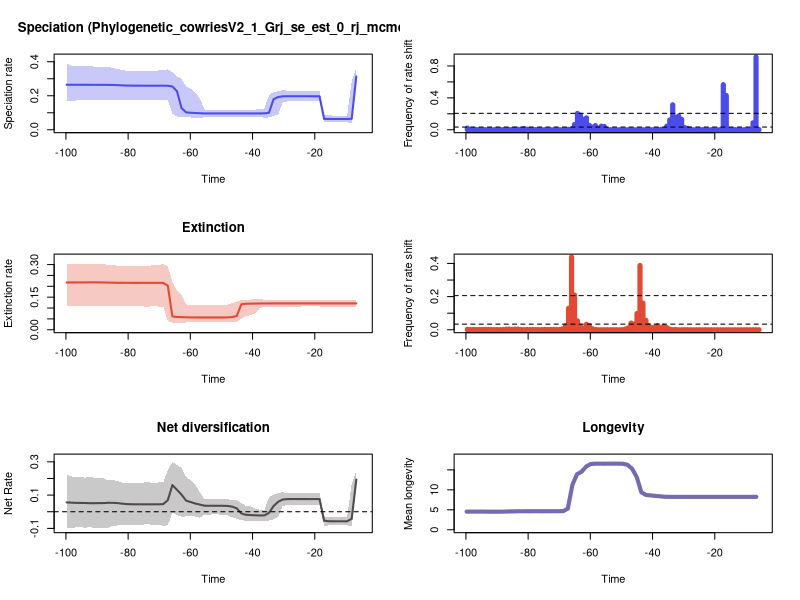

Recreate this plot in R.


pdf(file='/Users/max/Desktop/Phylogenetic_cowries/pyrate_mcmc_logs/pyrate_mcmc_logs/t100-5RTT_plots.pdf',width=10, height=15)
par(mfrow=c(3,2))
library(scales)

time=c(-6.65045317396705, -8.12833165707084,-9.606210140174628,-11.084088623278417,-12.561967106382205,-14.039845589485994,-15.517724072589784,-16.995602555693576,-18.473481038797363,-19.951359521901153,-21.42923800500494,-22.90711648810873,-24.38499497121252,-25.862873454316308,-27.340751937420098,-28.818630420523885,-30.296508903627675,-31.774387386731465,-33.25226586983525,-34.73014435293904,-36.20802283604283,-37.685901319146616,-39.1637798022504,-40.6416582853542,-42.119536768457984,-43.59741525156177,-45.075293734665564,-46.55317221776935,-48.03105070087314,-49.50892918397693,-50.98680766708072,-52.464686150184505,-53.9425646332883,-55.420443116392086,-56.89832159949587,-58.37620008259966,-59.85407856570345,-61.33195704880724,-62.80983553191103,-64.28771401501483,-65.76559249811862,-67.2434709812224,-68.7213494643262,-70.19922794742999,-71.67710643053377,-73.15498491363756,-74.63286339674134,-76.11074187984514,-77.58862036294893,-79.06649884605271,-80.5443773291565,-82.0222558122603,-83.50013429536408,-84.97801277846787,-86.45589126157167,-87.93376974467544,-89.41164822777924,-90.88952671088303,-92.36740519398681,-93.8452836770906,-95.3231621601944,-96.80104064329818,-98.27891912640197,-99.75679760950577)
rate=c(0.3136387638548145, 0.06461347601292769,0.06355343706510039,0.06355477370490645,0.0635593230318714,0.0635953804307049,0.0636400250964475,0.06401999925024693,0.1970689190900307,0.19708881778444276,0.19708881778444276,0.19710428400318897,0.1971267508777994,0.19717440108120474,0.19719130523070716,0.19715019127641367,0.19658024119720144,0.1927757073025178,0.17963508020731722,0.09987066971520017,0.09656610525955017,0.09614277973941493,0.09604057600566757,0.09602014423774974,0.09600868682238312,0.09601523038661802,0.09601523038661802,0.09600868682238312,0.09600656688762449,0.095998255500142,0.095998255500142,0.09599554315417297,0.095998255500142,0.09604057600566757,0.0973703128234188,0.09853224503385194,0.10021317302021336,0.10211128437728137,0.12680719769241722,0.22623134877191944,0.2545032266304669,0.2587707768934712,0.2592047663907274,0.25924937853670776,0.2592456544686849,0.2592456544686849,0.25926061936571154,0.25930564574748527,0.2593616649801401,0.25967013506050074,0.26018171456236583,0.2612452067661279,0.2625322279412384,0.26359535903400594,0.2640456311884284,0.26424565040737186,0.2643248537913069,0.2643964013146438,0.26444817176787455,0.2644925416360012,0.264502459114328,0.2645615794992655,0.2646677282588408,0.2648781031850882)
minHPD=c(0.2653850077190521, 0.037176182683436525,0.04507256281591538,0.04507256281591538,0.04514666081791613,0.04516407696130235,0.045640744991027445,0.04330756630510344,0.16702175253824586,0.16697449811253304,0.16697449811253304,0.16697449811253304,0.16691513147505715,0.1672181880269817,0.1670710053495969,0.16697449811253304,0.16199481476850378,0.08946928351820267,0.08097153472726992,0.07231709462264233,0.07140397606044434,0.07370052188170731,0.07414969466450738,0.07415933214275959,0.07414969466450738,0.07384964319438124,0.07387372228204032,0.07384964319438124,0.07387372228204032,0.07387372228204032,0.07374634772577869,0.07374634772577869,0.07414969466450738,0.07373322378324973,0.06720024219461007,0.07086811289197414,0.07220735216477008,0.07220735216477008,0.07773636998605248,0.07803804306443561,0.09568387176735968,0.17809965460011623,0.17682080391882346,0.17682080391882346,0.17580002571663764,0.1761365606088876,0.17627384403831423,0.17682080391882346,0.17682080391882346,0.17762179577530188,0.17682080391882346,0.17682080391882346,0.17682080391882346,0.1764589640188057,0.1778882025174919,0.1764589640188057,0.17682080391882346,0.1761365606088876,0.1778882025174919,0.17682080391882346,0.17515838076299714,0.17236901802246007,0.16965724933429194,0.1721823203882387)
maxHPD=c(0.3620524040359775, 0.286628709244958,0.08374868841371295,0.0837224570149328,0.0837224570149328,0.0837224570149328,0.08444275402514478,0.08858452585162323,0.22867601673207846,0.2282313261072289,0.2282313261072289,0.2282313261072289,0.22824370870746713,0.22867601673207846,0.22863359792589827,0.22944659350055427,0.23482371049579887,0.2265422063963767,0.2213874170504432,0.20320677660839234,0.12343302554225867,0.11988097629426162,0.119133847691277,0.1190802797820839,0.11903298543866415,0.11871241251502715,0.11871241251502715,0.11864783125988634,0.11871241251502715,0.11871241251502715,0.11864783125988634,0.11864783125988634,0.119133847691277,0.1192193480336202,0.1822350281920281,0.2199025263615992,0.2413946933021552,0.25460758762916247,0.2979344408787496,0.3137832032771485,0.3387669188582215,0.3561760710243311,0.348972063064157,0.3486819618527091,0.3473616856711023,0.3474334827382414,0.3474334827382414,0.3474334827382414,0.34730265234183244,0.3473616856711023,0.34673266415000964,0.3514244710757491,0.35768904435633214,0.36384751801874865,0.3695750789537414,0.36982152529434426,0.37095237754963284,0.37095237754963284,0.37402026622143947,0.37402026622143947,0.37485599814134374,0.37402026622143947,0.37698746743612876,0.38888066256710674)
remove_na = !is.na(rate)
time = time[remove_na]
plot(time,time,type = 'n', ylim = c(0, 0.42776872882381745), xlim = c(-100.0,-5.3), ylab = 'Speciation rate', xlab = 'Time',main='Speciation (Phylogenetic_cowriesV2_1_Grj_se_est_0_rj_mcmc)' )
polygon(c(time, rev(time)), c(maxHPD[remove_na], rev(minHPD[remove_na])), col = alpha('#4c4cec',0.3), border = NA)
lines(time,rate[remove_na], col = '#4c4cec', lwd=2)
mids=c(-5.778282828282828, -6.734848484848485,-7.691414141414142,-8.647979797979797,-9.604545454545455,-10.56111111111111,-11.517676767676768,-12.474242424242423,-13.430808080808081,-14.387373737373736,-15.343939393939394,-16.300505050505052,-17.257070707070707,-18.213636363636365,-19.17020202020202,-20.126767676767678,-21.083333333333336,-22.03989898989899,-22.99646464646465,-23.953030303030303,-24.90959595959596,-25.866161616161616,-26.822727272727274,-27.779292929292932,-28.735858585858587,-29.692424242424245,-30.6489898989899,-31.605555555555554,-32.56212121212121,-33.51868686868687,-34.47525252525252,-35.43181818181818,-36.38838383838384,-37.344949494949496,-38.30151515151515,-39.258080808080805,-40.214646464646464,-41.17121212121212,-42.12777777777777,-43.08434343434343,-44.04090909090909,-44.99747474747475,-45.954040404040406,-46.91060606060606,-47.867171717171715,-48.82373737373737,-49.78030303030303,-50.73686868686869,-51.69343434343434,-52.65,-53.60656565656566,-54.563131313131315,-55.519696969696966,-56.476262626262624,-57.43282828282828,-58.38939393939394,-59.3459595959596,-60.30252525252525,-61.25909090909091,-62.215656565656566,-63.172222222222224,-64.12878787878788,-65.08535353535353,-66.04191919191919,-66.99848484848485,-67.95505050505051,-68.91161616161617,-69.86818181818182,-70.82474747474747,-71.78131313131313,-72.73787878787878,-73.69444444444444,-74.6510101010101,-75.60757575757576,-76.56414141414142,-77.52070707070708,-78.47727272727273,-79.43383838383838,-80.39040404040404,-81.3469696969697,-82.30353535353535,-83.26010101010101,-84.21666666666667,-85.17323232323233,-86.12979797979798,-87.08636363636364,-88.04292929292929,-88.99949494949495,-89.9560606060606,-90.91262626262626,-91.86919191919192,-92.82575757575758,-93.78232323232324,-94.7388888888889,-95.69545454545455,-96.65202020202021,-97.60858585858585,-98.56515151515151,-99.52171717171717)
counts=c(0.002346938775510204, 0.9119387755102041,0.08744897959183673,0.0008163265306122449,0.00010204081632653062,0.0005102040816326531,0.0005102040816326531,0.0011224489795918367,0.0014285714285714286,0.001530612244897959,0.003163265306122449,0.42928571428571427,0.5653061224489796,0.0016326530612244899,0.0003061224489795918,0.00010204081632653062,0.00020408163265306123,0.0003061224489795918,0.0005102040816326531,0.001326530612244898,0.0005102040816326531,0.0003061224489795918,0.0009183673469387755,0.00510204081632653,0.017551020408163264,0.027448979591836734,0.13193877551020408,0.17265306122448978,0.15571428571428572,0.31265306122448977,0.1226530612244898,0.04479591836734694,0.005408163265306122,0.004897959183673469,0.0017346938775510204,0.0008163265306122449,0.0007142857142857143,0.00040816326530612246,0.00020408163265306123,0.0005102040816326531,0.00040816326530612246,0.00020408163265306123,0.00020408163265306123,0.0003061224489795918,0.0003061224489795918,0.00040816326530612246,0.0003061224489795918,0.0005102040816326531,0.00040816326530612246,0.0008163265306122449,0.0012244897959183673,0.003775510204081633,0.04112244897959184,0.044897959183673466,0.021122448979591837,0.05244897959183673,0.03306122448979592,0.05479591836734694,0.14908163265306124,0.13051020408163266,0.1826530612244898,0.20438775510204082,0.06612244897959184,0.00989795918367347,0.005408163265306122,0.001836734693877551,0.001326530612244898,0.0009183673469387755,0.0009183673469387755,0.0008163265306122449,0.0006122448979591836,0.0011224489795918367,0.0006122448979591836,0.0011224489795918367,0.0011224489795918367,0.0020408163265306124,0.0032653061224489797,0.005204081632653061,0.00816326530612245,0.014183673469387755,0.004285714285714286,0.006530612244897959,0.006122448979591836,0.003673469387755102,0.0024489795918367346,0.001530612244897959,0.0017346938775510204,0.0017346938775510204,0.001836734693877551,0.001326530612244898,0.0016326530612244899,0.0014285714285714286,0.0014285714285714286,0.0012244897959183673,0.0019387755102040817,0.002142857142857143,0.003673469387755102,0.003775510204081633,0.020714285714285713)
plot(mids,counts,type = 'h', xlim = c(-100.0,-5.3), ylim=c(0,0.9119387755102041), ylab = 'Frequency of rate shift', xlab = 'Time',lwd=5,col='#4c4cec')
bf2 = 0.03388836258628729
bf6 = 0.2058364133304913
abline(h=bf2, lty=2)
abline(h=bf6, lty=2)

time=c(-6.65045317396705, -8.12833165707084,-9.606210140174628,-11.084088623278417,-12.561967106382205,-14.039845589485994,-15.517724072589784,-16.995602555693576,-18.473481038797363,-19.951359521901153,-21.42923800500494,-22.90711648810873,-24.38499497121252,-25.862873454316308,-27.340751937420098,-28.818630420523885,-30.296508903627675,-31.774387386731465,-33.25226586983525,-34.73014435293904,-36.20802283604283,-37.685901319146616,-39.1637798022504,-40.6416582853542,-42.119536768457984,-43.59741525156177,-45.075293734665564,-46.55317221776935,-48.03105070087314,-49.50892918397693,-50.98680766708072,-52.464686150184505,-53.9425646332883,-55.420443116392086,-56.89832159949587,-58.37620008259966,-59.85407856570345,-61.33195704880724,-62.80983553191103,-64.28771401501483,-65.76559249811862,-67.2434709812224,-68.7213494643262,-70.19922794742999,-71.67710643053377,-73.15498491363756,-74.63286339674134,-76.11074187984514,-77.58862036294893,-79.06649884605271,-80.5443773291565,-82.0222558122603,-83.50013429536408,-84.97801277846787,-86.45589126157167,-87.93376974467544,-89.41164822777924,-90.88952671088303,-92.36740519398681,-93.8452836770906,-95.3231621601944,-96.80104064329818,-98.27891912640197,-99.75679760950577)
rate=c(0.12131501215815028, 0.12131757065987689,0.12132210673050683,0.12133058924252196,0.12133900704708159,0.12133900704708159,0.12133900704708159,0.12133058924252196,0.12132664342456324,0.12131978487590536,0.12131757065987689,0.12131757065987689,0.12132210673050683,0.12132210673050683,0.12132210673050683,0.12132664342456324,0.12132664342456324,0.12132956271238735,0.12133058924252196,0.1213078545862099,0.12119923392135543,0.12079477247650552,0.12050993395939907,0.12012670949868073,0.11968415629871108,0.11747482743352203,0.06347504430457018,0.05851178582776584,0.05699499044724404,0.05661574619392733,0.056599603831836015,0.05659277155716149,0.05661574619392733,0.05664731259313295,0.05663643028081254,0.05663643028081254,0.05671608893899431,0.05722690236841117,0.05830475733788144,0.05881485132171045,0.06164082053472039,0.20310536440248456,0.21549751343255127,0.21595320383477462,0.21589176846051472,0.21598548236876075,0.21595320383477462,0.21586767282868036,0.21580122743613117,0.21589176846051472,0.21602732595460067,0.2160878462024174,0.216164592588528,0.21676327345760882,0.21714040273261398,0.21762921295252152,0.21791490199426963,0.2180527343594526,0.21812965170199242,0.21788858711824066,0.21778039720661285,0.2176314735934055,0.2176314735934055,0.21762000042483082)
minHPD=c(0.10579157940936455, 0.10579157940936455,0.10581070414043038,0.10705602619163411,0.10602324539030604,0.10602324539030604,0.10711081993818014,0.10602324539030604,0.10714461716692252,0.10714461716692252,0.10711081993818014,0.10707825866396951,0.10707825866396951,0.10705602619163411,0.10703234873772892,0.10705602619163411,0.10696446906767143,0.10570411887286497,0.10665034093368894,0.10625547341489681,0.10535778655105062,0.09935565534997236,0.07426677443292365,0.06737228298492454,0.0630626954961162,0.05090516779916329,0.03763485607508948,0.03675058523336978,0.03477429292188579,0.035366828481083086,0.03478038077004118,0.034709048832343,0.035816166982684056,0.03521030556850767,0.034709048832343,0.034709048832343,0.0352652243023501,0.03399946819789421,0.029324758216147318,0.029324758216147318,0.03217956326594882,0.04152382835766935,0.10703643608817989,0.10703643608817989,0.10744884002807935,0.10703643608817989,0.10703643608817989,0.1075054513065623,0.10841592367690354,0.1082068305457166,0.1082068305457166,0.10841592367690354,0.108458794908409,0.10897086988010636,0.10897086988010636,0.10921489447265849,0.10941934278049134,0.1084976286446636,0.108458794908409,0.108458794908409,0.1084976286446636,0.10878674639932137,0.108458794908409,0.10730321316794955)
maxHPD=c(0.13712572387977146, 0.1370914999718241,0.1370914999718241,0.13826337269538796,0.13718746085714656,0.13718746085714656,0.13826337269538796,0.1371610481291231,0.13826337269538796,0.13826337269538796,0.13826337269538796,0.13825920810095546,0.13825920810095546,0.13826337269538796,0.13825920810095546,0.13826337269538796,0.13826337269538796,0.13714916360165225,0.13818969587931249,0.13805214175191283,0.13826337269538796,0.14234986757843504,0.1407951530790742,0.13927001273367254,0.13815932807137687,0.13687154477927152,0.12883656027250617,0.12284731913116272,0.11543662020562351,0.11371164722627448,0.11295753234212362,0.11285213772846492,0.11394483255149526,0.11325993572184699,0.11275121070187849,0.11275121070187849,0.11371164722627448,0.11686771744620705,0.1600731806009359,0.17866529636318174,0.22221353163944743,0.29047277085309037,0.3033237267321608,0.29744670754636865,0.2971260075632328,0.2951729635728637,0.2947073457586709,0.29455577451248266,0.2950629937323745,0.2947073457586709,0.2947073457586709,0.2950158909034587,0.29533772433993444,0.2971133710927919,0.29859694718474067,0.3024024554790094,0.3037640361920203,0.30342807959666324,0.3037640361920203,0.3033237267321608,0.30342807959666324,0.3038372685736861,0.3042536754700095,0.3037640361920203)
remove_na = !is.na(rate)
time = time[remove_na]
plot(time,time,type = 'n', ylim = c(0, 0.33467904301701046), xlim = c(-100.0,-5.3), ylab = 'Extinction rate', xlab = 'Time',main='Extinction' )
polygon(c(time, rev(time)), c(maxHPD[remove_na], rev(minHPD[remove_na])), col = alpha('#e34a33',0.3), border = NA)
lines(time,rate[remove_na], col = '#e34a33', lwd=2)
mids=c(-5.778282828282828, -6.734848484848485,-7.691414141414142,-8.647979797979797,-9.604545454545455,-10.56111111111111,-11.517676767676768,-12.474242424242423,-13.430808080808081,-14.387373737373736,-15.343939393939394,-16.300505050505052,-17.257070707070707,-18.213636363636365,-19.17020202020202,-20.126767676767678,-21.083333333333336,-22.03989898989899,-22.99646464646465,-23.953030303030303,-24.90959595959596,-25.866161616161616,-26.822727272727274,-27.779292929292932,-28.735858585858587,-29.692424242424245,-30.6489898989899,-31.605555555555554,-32.56212121212121,-33.51868686868687,-34.47525252525252,-35.43181818181818,-36.38838383838384,-37.344949494949496,-38.30151515151515,-39.258080808080805,-40.214646464646464,-41.17121212121212,-42.12777777777777,-43.08434343434343,-44.04090909090909,-44.99747474747475,-45.954040404040406,-46.91060606060606,-47.867171717171715,-48.82373737373737,-49.78030303030303,-50.73686868686869,-51.69343434343434,-52.65,-53.60656565656566,-54.563131313131315,-55.519696969696966,-56.476262626262624,-57.43282828282828,-58.38939393939394,-59.3459595959596,-60.30252525252525,-61.25909090909091,-62.215656565656566,-63.172222222222224,-64.12878787878788,-65.08535353535353,-66.04191919191919,-66.99848484848485,-67.95505050505051,-68.91161616161617,-69.86818181818182,-70.82474747474747,-71.78131313131313,-72.73787878787878,-73.69444444444444,-74.6510101010101,-75.60757575757576,-76.56414141414142,-77.52070707070708,-78.47727272727273,-79.43383838383838,-80.39040404040404,-81.3469696969697,-82.30353535353535,-83.26010101010101,-84.21666666666667,-85.17323232323233,-86.12979797979798,-87.08636363636364,-88.04292929292929,-88.99949494949495,-89.9560606060606,-90.91262626262626,-91.86919191919192,-92.82575757575758,-93.78232323232324,-94.7388888888889,-95.69545454545455,-96.65202020202021,-97.60858585858585,-98.56515151515151,-99.52171717171717)
counts=c(0.00020408163265306123, 0.00040816326530612246,0.00040816326530612246,0.00040816326530612246,0.0007142857142857143,0.0,0.00040816326530612246,0.00020408163265306123,0.00020408163265306123,0.00010204081632653062,0.00010204081632653062,0.00040816326530612246,0.00010204081632653062,0.00020408163265306123,0.0003061224489795918,0.0003061224489795918,0.00020408163265306123,0.00010204081632653062,0.00040816326530612246,0.00010204081632653062,0.00040816326530612246,0.00010204081632653062,0.00010204081632653062,0.0003061224489795918,0.0005102040816326531,0.0006122448979591836,0.0003061224489795918,0.0003061224489795918,0.0016326530612244899,0.0008163265306122449,0.003979591836734694,0.013265306122448979,0.02173469387755102,0.012040816326530613,0.026020408163265306,0.015204081632653061,0.012755102040816327,0.026020408163265306,0.05683673469387755,0.16051020408163266,0.3876530612244898,0.09806122448979591,0.03479591836734694,0.040204081632653065,0.011428571428571429,0.004285714285714286,0.0008163265306122449,0.00020408163265306123,0.0006122448979591836,0.0006122448979591836,0.0005102040816326531,0.0005102040816326531,0.00040816326530612246,0.0003061224489795918,0.00010204081632653062,0.0024489795918367346,0.006122448979591836,0.02510204081632653,0.032857142857142856,0.009081632653061224,0.02163265306122449,0.05357142857142857,0.20959183673469386,0.4386734693877551,0.12959183673469388,0.02336734693877551,0.006224489795918367,0.001836734693877551,0.0017346938775510204,0.0024489795918367346,0.0019387755102040817,0.0014285714285714286,0.0022448979591836735,0.0012244897959183673,0.0009183673469387755,0.0010204081632653062,0.0019387755102040817,0.001530612244897959,0.001836734693877551,0.0010204081632653062,0.0019387755102040817,0.004183673469387755,0.004183673469387755,0.002857142857142857,0.004387755102040816,0.003775510204081633,0.001530612244897959,0.0009183673469387755,0.001326530612244898,0.0012244897959183673,0.001836734693877551,0.0019387755102040817,0.0027551020408163266,0.0016326530612244899,0.0014285714285714286,0.0012244897959183673,0.001836734693877551,0.0019387755102040817,0.0029591836734693877)
plot(mids,counts,type = 'h', xlim = c(-100.0,-5.3), ylim=c(0,0.4386734693877551), ylab = 'Frequency of rate shift', xlab = 'Time',lwd=5,col='#e34a33')
abline(h=bf2, lty=2)
abline(h=bf6, lty=2)
#Net Diversification Rate
time=c(-6.65045317396705, -8.12833165707084,-9.606210140174628,-11.084088623278417,-12.561967106382205,-14.039845589485994,-15.517724072589784,-16.995602555693576,-18.473481038797363,-19.951359521901153,-21.42923800500494,-22.90711648810873,-24.38499497121252,-25.862873454316308,-27.340751937420098,-28.818630420523885,-30.296508903627675,-31.774387386731465,-33.25226586983525,-34.73014435293904,-36.20802283604283,-37.685901319146616,-39.1637798022504,-40.6416582853542,-42.119536768457984,-43.59741525156177,-45.075293734665564,-46.55317221776935,-48.03105070087314,-49.50892918397693,-50.98680766708072,-52.464686150184505,-53.9425646332883,-55.420443116392086,-56.89832159949587,-58.37620008259966,-59.85407856570345,-61.33195704880724,-62.80983553191103,-64.28771401501483,-65.76559249811862,-67.2434709812224,-68.7213494643262,-70.19922794742999,-71.67710643053377,-73.15498491363756,-74.63286339674134,-76.11074187984514,-77.58862036294893,-79.06649884605271,-80.5443773291565,-82.0222558122603,-83.50013429536408,-84.97801277846787,-86.45589126157167,-87.93376974467544,-89.41164822777924,-90.88952671088303,-92.36740519398681,-93.8452836770906,-95.3231621601944,-96.80104064329818,-98.27891912640197,-99.75679760950577)
net_rate=c(0.19331613026529343, -0.041772926926084884,-0.057374569740812544,-0.05738697830224397,-0.057388958766499056,-0.0572943568933444,-0.05711895163817167,-0.05361857703611182,0.07597294066665686,0.07613255612775328,0.07613923038199892,0.07615981920985208,0.07619152037273594,0.076276224614632,0.07631514399587566,0.07608723219609854,0.07351779596142148,0.06006361586883954,0.03401134388062954,-0.007110327442659479,-0.022055838545379104,-0.02220316272718008,-0.021391640237031332,-0.01991871466522171,-0.01837459127071205,-0.01021722734525559,0.020464028575814485,0.030771812904818764,0.03480189897505955,0.035815372259403316,0.03589548889242628,0.0359180947950209,0.03590731961356906,0.036145899220434034,0.04287413275483063,0.04919265675522011,0.05824737311700033,0.06630060231877792,0.10213985346742406,0.1317054217682283,0.16026500046021308,0.06992874424890945,0.04566505345719873,0.04465988042248793,0.044715980025857374,0.044488825134487056,0.044535919708784524,0.044675138344711804,0.044789741645569085,0.045202483741035124,0.04608750943680781,0.048942402239160694,0.05211392581736041,0.05358439124939922,0.053877557031116664,0.05196013516055984,0.051798777458911795,0.05135986455787918,0.05138066980334245,0.05261102965713249,0.05304296737681415,0.053357382532210194,0.054463978375125115,0.056318360671719185)
net_minHPD=c(0.14445800164266287, -0.08833823813403024,-0.08175654710744037,-0.08251680093852001,-0.08187063667737622,-0.08233545705630106,-0.08175654710744037,-0.0856796545386457,0.04213998634032309,0.04289061116653513,0.04289061116653513,0.04289061116653513,0.04289061116653513,0.042629046509642804,0.04289061116653513,0.04120484392245577,0.03516890272320927,-0.03222668260455264,-0.04506013875648664,-0.0521820846736456,-0.05709529722253258,-0.058570750869030755,-0.05839786148039135,-0.05251597611108605,-0.05354247973044851,-0.050963363861170494,-0.04221026842524468,-0.03335176015379425,-0.02021167670261903,-0.017146656197717852,-0.01632587087149888,-0.01632587087149888,-0.016661930714315668,-0.017146656197717852,-0.036664127213103914,-0.028990586376609798,-0.02416768822509574,-0.028204641045599763,-0.03048195363268577,-0.020577883892945917,-0.004721075882117315,-0.08141010043861288,-0.0843052118100166,-0.07835634827801341,-0.08235904080432002,-0.07578153167132742,-0.07578153167132742,-0.08094146022760018,-0.07843811734365924,-0.07931492347605998,-0.07725662889867563,-0.08235904080432002,-0.08232038383266113,-0.08556529271181235,-0.09579583502735467,-0.097003073638885,-0.09785203108394161,-0.09785203108394161,-0.09102145149651591,-0.097003073638885,-0.09203634023392987,-0.09374766349579694,-0.09785203108394161,-0.0984793367822863)
net_maxHPD=c(0.24583611977667302, 0.16803019874171965,-0.03207949587489309,-0.032946987247453596,-0.03236847611117544,-0.032870407790462436,-0.03204882875415968,-0.027804705767909277,0.11126251711675236,0.11144188305172814,0.11136157658292056,0.11136157658292056,0.11134454318872741,0.11136157658292056,0.1117806681815923,0.11136157658292056,0.11749900631162928,0.11126251711675236,0.10264790565388535,0.08629986485174963,0.010705856040940195,0.012173930102157796,0.01946297167274119,0.032598201487551395,0.03515487765962584,0.05186102362640421,0.06760793225240376,0.07042316806435692,0.07525211490048138,0.0751012443026298,0.07551079427544997,0.07540324845628246,0.07525211490048138,0.07579983578622657,0.11438736731446722,0.1634027572804453,0.18939073180885269,0.20979896363068407,0.2633848426966578,0.28139561294330656,0.2989680053970058,0.24822804805766618,0.17698999910126728,0.17698999910126728,0.17163413320324594,0.1770856970425978,0.17693110977430962,0.17157989334456278,0.17352810556612688,0.17163413320324594,0.17352810556612688,0.17558776502098705,0.1844105200171659,0.19066798637245533,0.19030005860241506,0.20087185380471678,0.20150751801726885,0.202686064896515,0.21106984115345853,0.2044279983270838,0.21106984115345853,0.21106984115345853,0.2121473663841632,0.2220696410808235)
remove_na = !is.na(net_rate)
time = time[remove_na]
plot(time,time,type = 'n', ylim = c(-0.10832727046051495, 0.3288648059367064), xlim = c(-100.0,-5.3), ylab = 'Net Rate', xlab = 'Time',lwd=2, main='Net diversification', col= '#504A4B' )
polygon(c(time, rev(time)), c(net_maxHPD[remove_na], rev(net_minHPD[remove_na])), col = alpha('#504A4B',0.3), border = NA)
lines(time,net_rate[remove_na], col = '#504A4B', lwd=2)
abline(h=0,lty=2)


time=c(-6.65045317396705, -8.12833165707084,-9.606210140174628,-11.084088623278417,-12.561967106382205,-14.039845589485994,-15.517724072589784,-16.995602555693576,-18.473481038797363,-19.951359521901153,-21.42923800500494,-22.90711648810873,-24.38499497121252,-25.862873454316308,-27.340751937420098,-28.818630420523885,-30.296508903627675,-31.774387386731465,-33.25226586983525,-34.73014435293904,-36.20802283604283,-37.685901319146616,-39.1637798022504,-40.6416582853542,-42.119536768457984,-43.59741525156177,-45.075293734665564,-46.55317221776935,-48.03105070087314,-49.50892918397693,-50.98680766708072,-52.464686150184505,-53.9425646332883,-55.420443116392086,-56.89832159949587,-58.37620008259966,-59.85407856570345,-61.33195704880724,-62.80983553191103,-64.28771401501483,-65.76559249811862,-67.2434709812224,-68.7213494643262,-70.19922794742999,-71.67710643053377,-73.15498491363756,-74.63286339674134,-76.11074187984514,-77.58862036294893,-79.06649884605271,-80.5443773291565,-82.0222558122603,-83.50013429536408,-84.97801277846787,-86.45589126157167,-87.93376974467544,-89.41164822777924,-90.88952671088303,-92.36740519398681,-93.8452836770906,-95.3231621601944,-96.80104064329818,-98.27891912640197,-99.75679760950577)
rate=c(8.23921586497566, 8.238560547846392,8.237866012900302,8.236759005221083,8.236096755864601,8.236178175681536,8.236072845452828,8.236728098300503,8.237335497202876,8.238454410246028,8.23872796747099,8.238988351133107,8.238660404610474,8.238888099982473,8.23899532779357,8.238707847751972,8.238057506657237,8.23648883360691,8.23745538862582,8.241851812985796,8.268006070363395,8.393201826031234,8.487186275806993,8.599511242083695,8.718226165952244,9.3850525826165,13.180313285038524,15.254525959660633,16.254729784452472,16.530109184835776,16.550585001242634,16.557256629290848,16.550356816633393,16.545251207988393,16.547694220730918,16.547759411968215,16.477830430033176,15.84009062534736,14.532695046793517,13.90872295854524,11.238831011785033,5.294154026821285,4.670059473695038,4.646988424856363,4.648326934011321,4.643708162665512,4.643940106347454,4.645018258718867,4.646292170869657,4.6435533591748985,4.638454308157845,4.634853430728426,4.62981913065892,4.6041018782650704,4.582527078302315,4.533452794980311,4.5268904937400425,4.522665267280693,4.521871006426088,4.542733345571535,4.548444143313282,4.5515527665160285,4.5508626796862215,4.5428976336485585)
minHPD=c(8.23921586497566, 8.238560547846392,8.237866012900302,8.236759005221083,8.236096755864601,8.236178175681536,8.236072845452828,8.236728098300503,8.237335497202876,8.238454410246028,8.23872796747099,8.238988351133107,8.238660404610474,8.238888099982473,8.23899532779357,8.238707847751972,8.238057506657237,8.23648883360691,8.23745538862582,8.241851812985796,8.268006070363395,8.393201826031234,8.487186275806993,8.599511242083695,8.718226165952244,9.3850525826165,13.180313285038524,15.254525959660633,16.254729784452472,16.530109184835776,16.550585001242634,16.557256629290848,16.550356816633393,16.545251207988393,16.547694220730918,16.547759411968215,16.477830430033176,15.84009062534736,14.532695046793517,13.90872295854524,11.238831011785033,5.294154026821285,4.670059473695038,4.646988424856363,4.648326934011321,4.643708162665512,4.643940106347454,4.645018258718867,4.646292170869657,4.6435533591748985,4.638454308157845,4.634853430728426,4.62981913065892,4.6041018782650704,4.582527078302315,4.533452794980311,4.5268904937400425,4.522665267280693,4.521871006426088,4.542733345571535,4.548444143313282,4.5515527665160285,4.5508626796862215,4.5428976336485585)
maxHPD=c(8.23921586497566, 8.238560547846392,8.237866012900302,8.236759005221083,8.236096755864601,8.236178175681536,8.236072845452828,8.236728098300503,8.237335497202876,8.238454410246028,8.23872796747099,8.238988351133107,8.238660404610474,8.238888099982473,8.23899532779357,8.238707847751972,8.238057506657237,8.23648883360691,8.23745538862582,8.241851812985796,8.268006070363395,8.393201826031234,8.487186275806993,8.599511242083695,8.718226165952244,9.3850525826165,13.180313285038524,15.254525959660633,16.254729784452472,16.530109184835776,16.550585001242634,16.557256629290848,16.550356816633393,16.545251207988393,16.547694220730918,16.547759411968215,16.477830430033176,15.84009062534736,14.532695046793517,13.90872295854524,11.238831011785033,5.294154026821285,4.670059473695038,4.646988424856363,4.648326934011321,4.643708162665512,4.643940106347454,4.645018258718867,4.646292170869657,4.6435533591748985,4.638454308157845,4.634853430728426,4.62981913065892,4.6041018782650704,4.582527078302315,4.533452794980311,4.5268904937400425,4.522665267280693,4.521871006426088,4.542733345571535,4.548444143313282,4.5515527665160285,4.5508626796862215,4.5428976336485585)
remove_na = !is.na(rate)
time = time[remove_na]
plot(time,time,type = 'n', ylim = c(0, 18.212982292219934), xlim = c(-100.0,-5.3), ylab = 'Mean longevity', xlab = 'Time',main='Longevity' )
polygon(c(time, rev(time)), c(maxHPD[remove_na], rev(minHPD[remove_na])), col = alpha('#756bb1',0.3), border = NA)
lines(time,rate[remove_na], col = '#756bb1', lwd=4)

n <- dev.off()